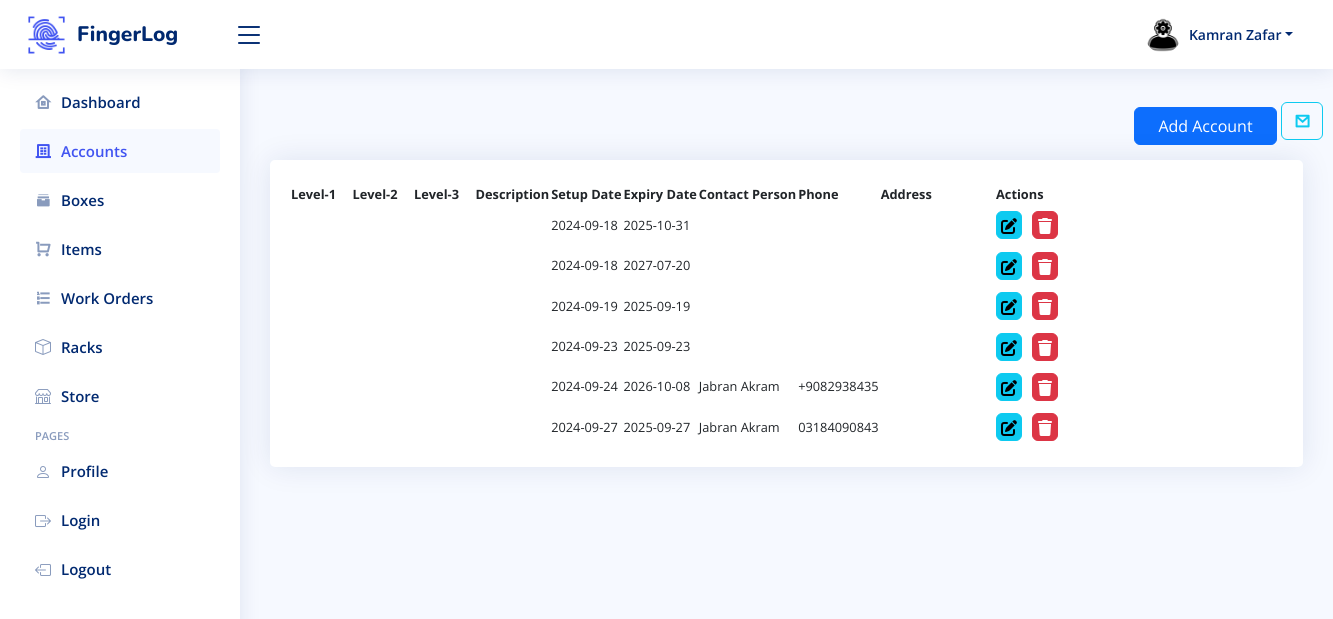
Before: /Companies.php (signed in) with the older database file.
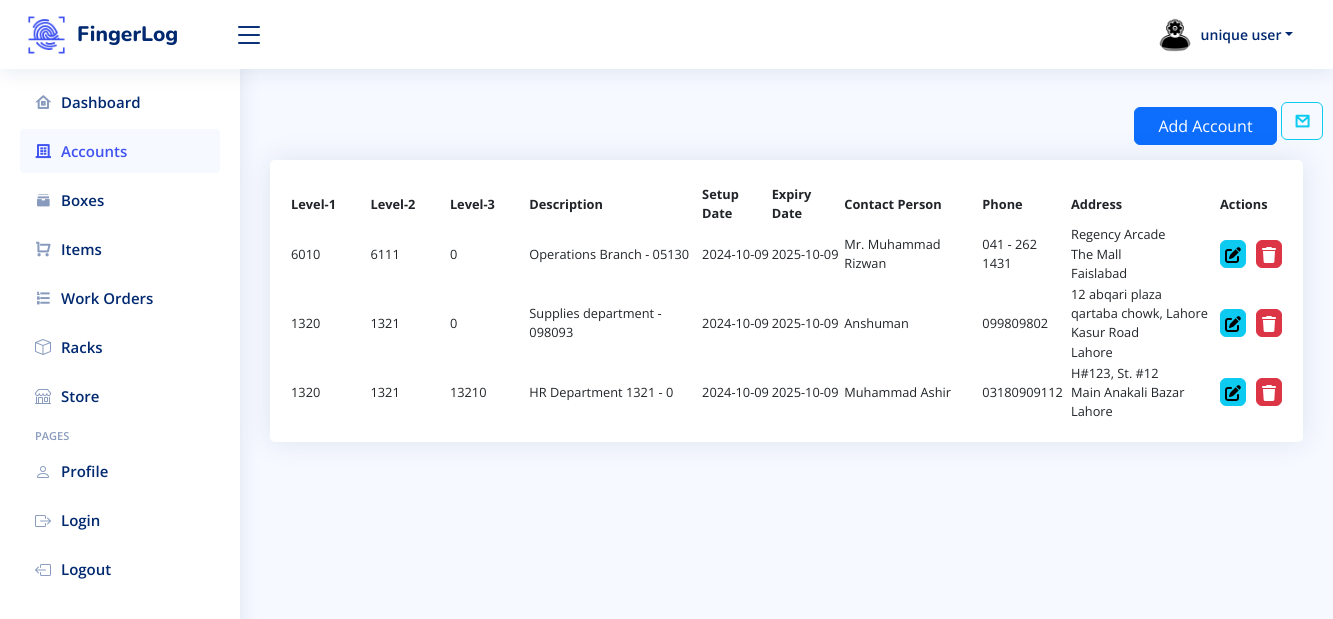
After: the same page with the newer database file.
### tables this page shows
CREATE TABLE `register` (
  `id` int(11) NOT NULL,
  `name` varchar(50) NOT NULL,
  `email` varchar(50) NOT NULL,
  `password` varchar(50) NOT NULL,
  `role` enum('user','admin') NOT NULL DEFAULT 'admin'
);

CREATE TABLE `compani` (
  `acc_lev_1` int(255) NOT NULL,
  `acc_lev_2` int(255) NOT NULL,
  `acc_lev_3` int(255) NOT NULL,
  `comp_id` int(255) NOT NULL,
  `acc_desc` text NOT NULL,
  `email` text DEFAULT NULL,
  `registration` date NOT NULL,
  `expiry` date NOT NULL,
  `foc` text NOT NULL,
  `foc_phone` text NOT NULL,
  `add_1` text NOT NULL,
  `add_2` text NOT NULL,
  `add_3` text NOT NULL
);

### Companies.php (the view, shortened to what this page needs)
<?php
include 'config/db.php';
$email = $_SESSION['email'];
$getAdminData = "SELECT * FROM register WHERE email = '$email'";
$resultData = mysqli_query($conn, $getAdminData);
if ($resultData->num_rows > 0) {
  $row2 = $resultData->fetch_assoc();
  $adminName = $row2['name'];
}
$sql = "SELECT * FROM compani";
$result = $conn->query($sql);
?>
<!DOCTYPE html>
<html lang="en">
<head>
  <link href="https://maxcdn.bootstrapcdn.com/bootstrap/4.5.2/css/bootstrap.min.css" rel="stylesheet">
  <link href="assets/vendor/bootstrap/css/bootstrap.min.css" rel="stylesheet">
  <link href="assets/vendor/bootstrap-icons/bootstrap-icons.css" rel="stylesheet">
  <link href="assets/vendor/boxicons/css/boxicons.min.css" rel="stylesheet">
  <link href="assets/vendor/quill/quill.snow.css" rel="stylesheet">
  <link href="assets/vendor/quill/quill.bubble.css" rel="stylesheet">
  <link href="assets/vendor/remixicon/remixicon.css" rel="stylesheet">
  <link href="assets/vendor/simple-datatables/style.css" rel="stylesheet">
  <link href="https://cdn.jsdelivr.net/npm/bootstrap@5.0.2/dist/css/bootstrap.min.css" rel="stylesheet">
  <link href="https://cdn.jsdelivr.net/npm/simple-datatables@latest/dist/style.css" rel="stylesheet" type="text/css">
  <link rel="stylesheet" href="https://cdnjs.cloudflare.com/ajax/libs/font-awesome/6.0.0-beta3/css/all.min.css">
  <link rel="stylesheet" href="https://cdn.datatables.net/2.1.5/css/dataTables.dataTables.css">
  <link rel="stylesheet" href="https://cdn.datatables.net/buttons/3.1.2/css/buttons.dataTables.css">
  <link rel="stylesheet" href="fonts/icomoon/style.css">
  <link rel="stylesheet" href="css/owl.carousel.min.css">
  <link rel="stylesheet" href="css/bootstrap.min.css">
  <link rel="stylesheet" href="css/style.css">
  <link href="assets/css/style.css" rel="stylesheet">
</head>
<body>
  <header id="header" class="header fixed-top d-flex align-items-center">
    <div class="d-flex align-items-center justify-content-between">
      <img class="navbar-image" src="assets/img/logo3.png" alt="">
      <a href="index.php" class="logo d-flex align-items-center">
        <span class="d-none d-lg-block">FingerLog</span>
      </a>
      <i class="bi bi-list toggle-sidebar-btn"></i>
    </div>
    <div class="search-bar">
    </div>
    <nav class="header-nav ms-auto">
      <ul class="d-flex align-items-center">
        <li class="nav-item dropdown pe-3 mr-4">
          <a class="nav-link nav-profile d-flex align-items-center pe-0" href="#" data-bs-toggle="dropdown">
            <img src="image/admin-png.png" alt="Profile" class="rounded-circle">
            <span class="d-none d-md-block dropdown-toggle ps-2"><?php echo $adminName ?></span>
          </a>
        </li>
      </ul>
    </nav>
  </header>
  <aside id="sidebar" class="sidebar">
    <ul class="sidebar-nav" id="sidebar-nav">
      <li class="nav-item">
        <a class="nav-link collapsed" href="index.php">
          <i class="ri-home-8-line"></i>
          <span>Dashboard</span>
        </a>
      </li>
      <?php if ($_SESSION['role'] == 'admin') { ?>
        <li class="nav-item">
          <a class="nav-link active" href="Companies.php">
            <i class="ri-building-4-line"></i><span>Accounts</span><i class="bi bi-chevron ms-auto"></i>
          </a>
        </li>
        <li class="nav-item">
          <a class="nav-link collapsed" href="box.php">
            <i class="ri-archive-stack-fill"></i><span>Boxes</span><i class="bi bi-chevron ms-auto"></i>
          </a>
        </li>
        <li class="nav-item">
          <a class="nav-link collapsed" href="showItems.php">
            <i class="ri-shopping-cart-line"></i><span>Items</span><i class="bi bi-chevron ms-auto"></i>
          </a>
        </li>
        <li class="nav-item">
          <a class="nav-link collapsed" href="order.php">
            <i class="ri-list-ordered"></i><span>Work Orders</span><i class="bi bi-chevron ms-auto"></i>
          </a>
        </li>
        <li class="nav-item">
          <a class="nav-link collapsed" href="racks.php">
            <i class="bi bi-box"></i><span>Racks</span><i class="bi bi-chevron ms-auto"></i>
          </a>
        </li>
        <li class="nav-item">
          <a class="nav-link collapsed" href="store.php">
            <i class="bi bi-shop"></i><span>Store</span><i class="bi bi-chevron ms-auto"></i>
          </a>
        </li>
      <?php } ?>
      <li class="nav-heading">Pages</li>
      <li class="nav-item">
        <a class="nav-link collapsed" href="users-profile.php">
          <i class="bi bi-person"></i><span>Profile</span>
        </a>
      </li>
      <li class="nav-item">
        <a class="nav-link collapsed" href="pages-login.php">
          <i class="bi bi-box-arrow-right"></i><span>Login</span>
        </a>
      </li>
      <li class="nav-item">
        <a class="nav-link collapsed" href="logout.php">
          <i class="bi bi-box-arrow-left"></i><span>Logout</span>
        </a>
      </li>
    </ul>
  </aside>
  <button id="fixedButton" type="button" onclick="window.location.href = 'create.php';" class="btn btn-primary mb-3 add">Add Account</button>
  <button id="fixedButton" type="button" onclick="window.location.href = 'emailTable.php';" class="btn btn-outline-info mail">
    <b><i class="ri-mail-line"></i></b>
  </button>
  <main id="main" class="main">
    <div class="col-14">
      <div class="card recent-sales overflow-auto">
        <div class="card-body mt-4">
          <?php
          if ($result->num_rows > 0) {
          ?>
            <table id="companies" class="">
              <thead>
                <tr>
                  <th scope="col"  style="width:8%;">Level-1</th>
                  <th scope="col"  style="width:8%;" >Level-2</th>
                  <th scope="col"  style="width:8%;">Level-3</th>
                  <th scope="col" >Description</th>
                  <th scope="col" >Setup Date</th>
                  <th scope="col" >Expiry Date</th>
                  <th scope="col" >Contact Person</th>
                  <th scope="col" >Phone</th>
                  <th scope="col" style="width:15%;">Address</th>
                  <th scope="col">Actions</th>
                </tr>
              </thead>
              <tbody style="table-layout: fixed;">
                <?php
                while ($row = $result->fetch_assoc()) {
                  echo "<tr>";
                  echo "<td >" . htmlspecialchars($row["acc_lev_1"]) . "</td> ";
                  echo "<td >" . htmlspecialchars($row["acc_lev_2"]) . "</td>";
                  echo "<td >" . htmlspecialchars($row["acc_lev_3"]) . "</td>";
                  echo "<td >" . htmlspecialchars($row["acc_desc"]) . "</td>";
                  echo "<td>" . htmlspecialchars($row["registration"]) . "</td>";
                  echo "<td>" . htmlspecialchars($row["expiry"]) . "</td>";
                  echo "<td >" . htmlspecialchars($row["foc"]) . "</td>";
                  echo "<td >" . htmlspecialchars($row["foc_phone"]) . "</td>";
                  echo "<td >" . htmlspecialchars($row["add_1"]) . "<br>". htmlspecialchars($row["add_2"]) ."<br>". htmlspecialchars($row["add_3"]) . "</td>";
                  ?>
                  <td>
                    <div style="display: flex; gap: 10px;">
                      <a type="button" class="btn btn-success btn-info d-flex justify-content-center " style="padding-bottom: 0px; width:25px; height: 28px;" href="update.php?id=<?php echo $row['comp_id']; ?>"><i style="width: 20px;" class="fa-solid fa-pen-to-square"></i></a>
                      <a type="button" class="btn btn-danger btn-floating d-flex justify-content-center" style="padding-bottom: 0px; width:25px; height:28px" data-mdb-ripple-init onclick="return confirm('Are you sure you want to delete this record?');" href="delete.php?id=<?php echo $row['comp_id']; ?>"> <i style="width: 20px;" class="fa-solid fa-trash"></i></a>
                    </div>
                  </td>
                  </tr>
                <?php
                }
                ?>
              </tbody>
            </table>
          <?php
          }
          ?>
        </div>
      </div>
    </div>
  </main>
</body>
</html>

### assets/css/style.css (style rules this page uses)
:root { scroll-behavior: smooth; }
body { font-family: "Open Sans", sans-serif; background: #f6f9ff; color: #444444; }
a { color: #4154f1; text-decoration: none; }
#main { margin-top: 60px; padding: 20px 30px; transition: all 0.3s; }
.card { margin-bottom: 30px; border: none; border-radius: 5px; box-shadow: 0px 0 30px rgba(1, 41, 112, 0.1); background-color: white; font-size: 0.8rem; }
.card-body { padding: 0 20px 20px 20px; }
.logo { line-height: 1; }
@media (min-width: 1200px) { .logo { width: 280px; } }
.logo span { font-size: 21px; font-weight: 800; color: #012970; font-family: "Nunito", sans-serif; }
.header { transition: all 0.5s; z-index: 997; height: 60px; box-shadow: 0px 2px 20px rgba(1, 41, 112, 0.1); background-color: #fff; padding-left: 20px; }
.header .toggle-sidebar-btn { font-size: 32px; padding-left: 10px; cursor: pointer; color: #012970; }
.header .search-bar { min-width: 360px; padding: 0 20px; }
.navbar-image { width: 43px; height: 44px; margin-right: 9px; }
.header-nav ul { list-style: none; }
.header-nav>ul { margin: 0; padding: 0; }
.header-nav .nav-profile { color: #012970; }
.header-nav .nav-profile img { max-height: 36px; }
.header-nav .nav-profile span { font-size: 14px; font-weight: 600; }
.sidebar { position: fixed; top: 60px; left: 0; bottom: 0; width: 240px; z-index: 996; transition: all 0.5s; padding: 20px; overflow-y: auto; scrollbar-width: thin; scrollbar-color: #aab7cf transparent; box-shadow: 0px 0px 20px rgba(1, 41, 112, 0.1); background-color: #fff; }
@media (min-width: 1200px) { #main, #footer { margin-left: 240px; } }
.sidebar-nav { padding: 0; margin: 0; list-style: none; }
.sidebar-nav li { padding: 0; margin: 0; list-style: none; }
.sidebar-nav .nav-item { margin-bottom: 5px; }
.sidebar-nav .nav-heading { font-size: 11px; text-transform: uppercase; color: #899bbd; font-weight: 600; margin: 10px 0 5px 15px; }
.sidebar-nav .nav-link { display: flex; align-items: center; font-size: 15px; font-weight: 600; color: #4154f1; transition: 0.3; background: #f6f9ff; padding: 10px 15px; border-radius: 4px; }
.sidebar-nav .nav-link i { font-size: 16px; margin-right: 10px; color: #4154f1; }
.sidebar-nav .nav-link.collapsed { color: #012970; background: #fff; }
.sidebar-nav .nav-link.collapsed i { color: #899bbd; }
.header { transition: all 1.5s; z-index: 997; height: 69px; background-color: #fff; padding-left: 25px; padding-top: 9px; padding-bottom: 9px; }
@media (min-width: 1200px) { .logo { width: 146px; } }
.header .toggle-sidebar-btn { font-size: 32px; padding-left: 10px; cursor: pointer; }
#fixedButton { position: relative; top: 81px; left: 290px; }

### Companies.php (style rules this page uses)
.add { cursor: pointer; width: 143px; margin-left: 844px; margin-top: 26px; }

Changed rows visible on the page:
removed register: name "Kamran Zafar"
removed compani: registration "2024-09-18", expiry "2025-10-31"
removed compani: registration "2024-09-18", expiry "2027-07-20"
removed compani: registration "2024-09-19", expiry "2025-09-19"
removed compani: registration "2024-09-23", expiry "2025-09-23"
removed compani: registration "2024-09-24", expiry "2026-10-08", foc "Jabran Akram", foc_phone "+9082938435"
removed compani: registration "2024-09-27", expiry "2025-09-27", foc "Jabran Akram", foc_phone "03184090843"
now on this page (row unchanged): register: name "unique user"
added compani: acc_lev_1 "6010", acc_lev_2 "6111", acc_lev_3 "0", acc_desc "Operations Branch - 05130", registration "2024-10-09", expiry "2025-10-09", foc "Mr. Muhammad Rizwan", foc_phone "041 - 262 1431", add_1 "Regency Arcade", add_2 "The Mall", add_3 "Faislabad"
added compani: acc_lev_1 "1320", acc_lev_2 "1321", acc_lev_3 "0", acc_desc "Supplies department - 098093", registration "2024-10-09", expiry "2025-10-09", foc "Anshuman", foc_phone "099809802", add_1 "12 abqari plaza", add_2 "qartaba chowk, Lahore Kasur Road", add_3 "Lahore"
added compani: acc_lev_1 "1320", acc_lev_2 "1321", acc_lev_3 "13210", acc_desc "HR Department 1321 - 0", registration "2024-10-09", expiry "2025-10-09", foc "Muhammad Ashir", foc_phone "03180909112", add_1 "H#123, St. #12", add_2 "Main Anakali Bazar", add_3 "Lahore"
